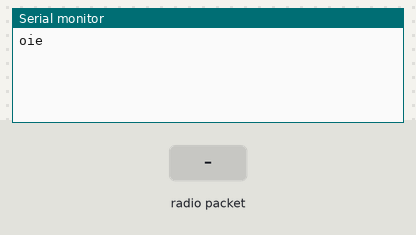
A sketch run on a simulated Arduino Uno, built with avr-gcc and run on an emulated ATmega328P. Shown: the last lines printed to the serial monitor. The inputs (shaded band) are chosen by the test bench. No radio packets arrive unless stated.

Above: at 1.2 s.
1.3 s: radio packet "1" arrives
At 2.5 s:
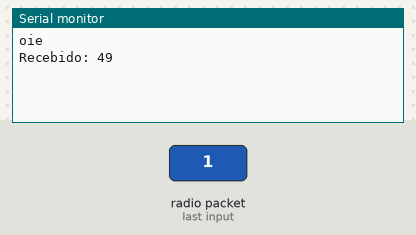
2.8 s: radio packet "0" arrives
At 3.8 s:
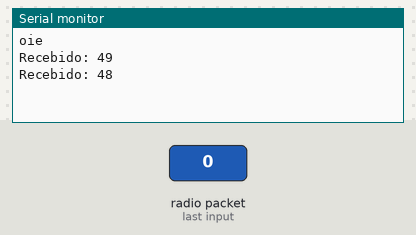
4.3 s: radio packet "2" arrives
At 5.0 s:
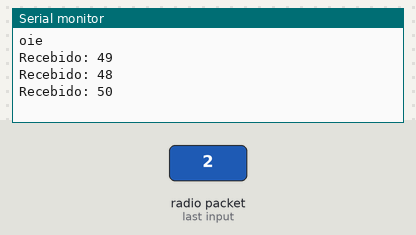

The sketch:

code_receptor.ino
```cpp
//Programa : Receptor RF com Arduino Uno

#include <VirtualWire.h>

#define PIN_RF 11

byte message[VW_MAX_MESSAGE_LEN];     // Armazena as mensagens recebidas
byte msgLength = VW_MAX_MESSAGE_LEN;  // Armazena o tamanho das mensagens

void setup() {
  Serial.begin(9600);
  vw_set_rx_pin(PIN_RF);  // Define o pino do Arduino como entrada de dados do receptor
  vw_setup(2000);         // Bits por segundo
  vw_rx_start();          // Inicializa o receptor
  Serial.println("oie");
}

void loop() {
  uint8_t message[VW_MAX_MESSAGE_LEN];
  uint8_t msgLength = VW_MAX_MESSAGE_LEN;

  if (vw_get_message(message, &msgLength)) {  // Non-blocking
    Serial.print("Recebido: ");
    for (int i = 0; i < msgLength; i++) {
      Serial.println(message[i]);
    }
    Serial.println();
  }


}
```

Measured:
- after the input at 1.3 s, the serial monitor: prints a new line at once (image 1)
- after the input at 2.8 s, the serial monitor: prints a new line at once (image 2)
- after the input at 4.3 s, the serial monitor: prints a new line at once (image 3)
